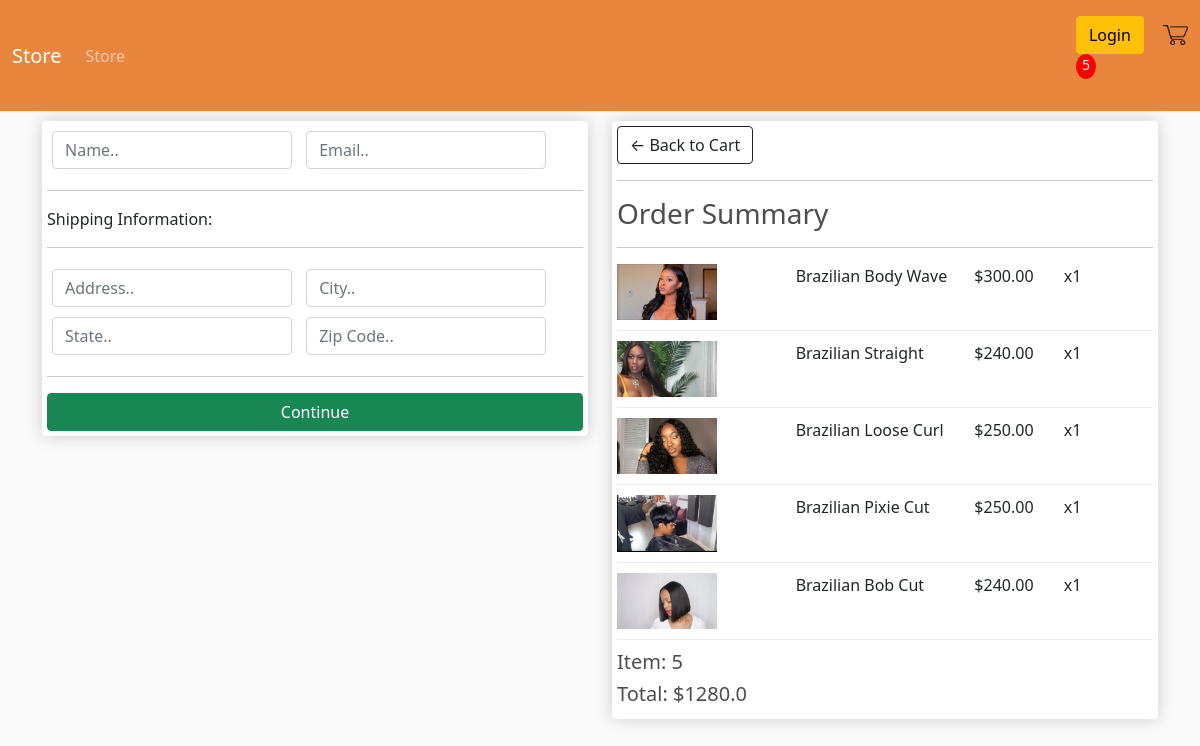
Screenshot of /checkout/ (signed in) with the database file from the repository.
### store/models.py (models this page shows, shortened)
class OrderItem(models.Model):          # an item in cart
    product = models.ForeignKey(Product, on_delete=models.SET_NULL, null=True, blank=True)
    order = models.ForeignKey(Order, on_delete=models.SET_NULL, null=True, blank=True)
    quantity = models.IntegerField(default=0, null=True, blank=True)
    date_added = models.DateTimeField(auto_now_add=True)
    @property
    def get_total(self):        #calc to get to total price for a item in car
        total = self.product.price * self.quantity
        return total

class Product(models.Model):
    name = models.CharField(max_length= 200, null= True)
    price = models.FloatField()
    digital = models.BooleanField(default=False, null=True, blank=True)
    image = models.ImageField(null=True, blank=True)
    @property
    def imageUrl(self):
        try:
            url= self.image.url
        except:
            url=''
        return url

class Order(models.Model):                      #cart
    customer = models.ForeignKey(Customer, on_delete = models.SET_NULL, null=True, blank=True)
    date_ordered= models.DateTimeField(auto_now_add=True)
    complete = models.BooleanField(default= False)
    transaction_id= models.CharField(max_length=100, null=True)
    @property
    def get_cart_total(self):
        orderitems = self.orderitem_set.all()   #loop to get the order total of each item in cart ans sum them
        total = sum([item.get_total for item in orderitems])
        return total
    @property
    def get_cart_items(self):                       #loop to get the total quantity in cart
        orderitems = self.orderitem_set.all()
        total = sum([item.quantity for item in orderitems])
        return total
    @property
    def shipping(self):
        shipping = False
        orderitems = self.orderitem_set.all()
        for i in orderitems:
            if i.product.digital == False:
                shipping = True
            return shipping

### store/views.py (the view)
# urls.py: path('checkout/', views.checkout, name="checkout"),
def checkout(request):
	if request.user.is_authenticated:
		customer = request.user.customer
		order, created = Order.objects.get_or_create(customer=customer, complete=False)   #quering and odject or creating one
		items = order.orderitem_set.all()
		cartItems = order.get_cart_items
	else:				#GUEST USER
		items = []
		order  = {'get_cart_total':0, 'get_cart_items':0, 'shipping':False}
		cartItems = order['get_cart_items']
	context = {'items': items, 'order': order, 'cartItems':cartItems}
	return render(request, 'store/checkout.html', context)

### store/templates/store/checkout.html (shortened to what this page needs)
{% extends 'store/main.html'%}
{%load static%}
{% block content %}
    <div class="row">
      <div class="col-lg-6">
        <div class="box-element" id= "form-wrapper">
          <form id="form" >
            <div id="user-info">
                <div class="form-field">
    							<input required class="form-control" type="text" name="name" placeholder="Name..">
    						</div>
    						<div class="form-field">
    							<input required class="form-control" type="email" name="email" placeholder="Email..">
    						</div>
            </div>
            <div id="shipping-info">
                <hr>
                <p> Shipping Information: </p>
                <hr>
                <div class="form-field">
                  <input class="form-control" type="text" name="address" placeholder="Address..">
                </div>
                <div class="form-field">
                  <input class="form-control" type="text" name="city" placeholder="City..">
                </div>
                <div class="form-field">
                  <input class="form-control" type="text" name="state" placeholder="State..">
                </div>
                <div class="form-field">
                  <input class="form-control" type="text" name="address" placeholder="Zip Code..">
                </div>
            </div>
            <hr>
            <div class="d-grid gap-2">
            <input id ="form-button" class="btn btn-success btn-block" type="submit" value="Continue">
            </div>
          </form>
        </div>
        <br>
      </div>
      <div class="col-lg-6">
         <div class="box-element">
          <a class= "btn btn-outline-dark" href="{% url 'cart'%}"> &#8592; Back to Cart </a>
          <hr>
          <h3>Order Summary </h3>
          <hr>
          {% for item in items %}
          <div class="cart-row">
              <div style=flex:2> <img class="row-image" src="{{item.product.imageUrl}}"  alt=""></div>
              <div style=flex:2> <p>{{item.product.name}}</p></div>
              <div style=flex:1> <p> ${{item.product.price|floatformat:2}} </p></div>
              <div style=flex:1><p> x{{item.quantity}} </p></div>
          </div>
          {% endfor %}
          <h5> Item: {{order.get_cart_items}} </h5>
          <h5>Total: ${{order.get_cart_total}}</h5>
        </div>
      </div>
   </div>
{% endblock content%}

### store/static/css/main.css (style rules this page uses)
body { background-color: hsl(0, 0%, 98%); }
h1,h2,h3,h4,h5,h6 { color:hsl(0, 0%, 30%); }
.box-element { box-shadow:hsl(0, 0%, 80%) 0 0 16px; background-color: #fff; border-radius: 4px; padding: 5px; }
.col-lg-4, .col-lg-6, .col-lg-8, .col-lg-12 { margin-top: 10px; }
.btn { border-radius: 10; }
.row-image { width: 100px; }
.form-field { width:250px; display: inline-block; padding: 5px; }
.cart-row { display: flex; align-items: flex-stretch; padding-bottom: 10px; margin-bottom: 10px; border-bottom: 1px solid #ececec; }

### rows the page displays
OrderItem: product.imageUrl (picture), product.name "Brazilian Body Wave", product.price "300.00", quantity "1"
OrderItem: product.imageUrl (picture), product.name "Brazilian Straight", product.price "240.00", quantity "1"
OrderItem: product.imageUrl (picture), product.name "Brazilian Loose Curl", product.price "250.00", quantity "1"
OrderItem: product.imageUrl (picture), product.name "Brazilian Pixie Cut", product.price "250.00", quantity "1"
OrderItem: product.imageUrl (picture), product.name "Brazilian Bob Cut", product.price "240.00", quantity "1"
Order: get_cart_items "5", get_cart_total "1280.0"

### other values shown
{{ cartItems }} "5"
